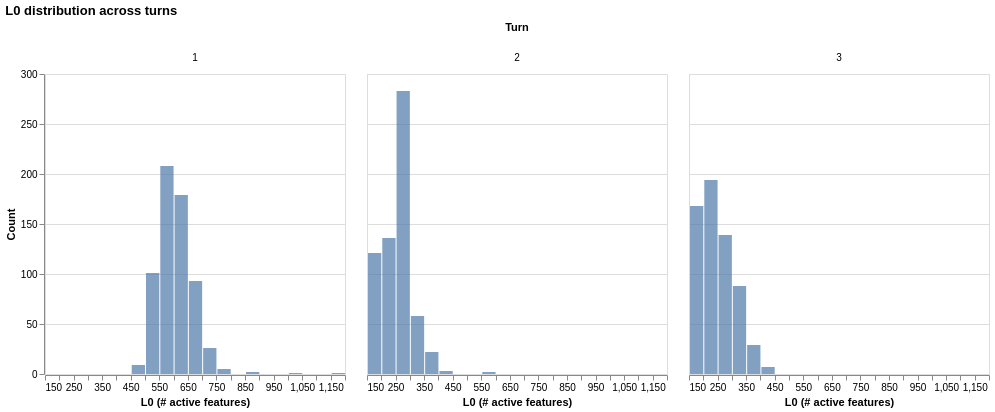

The notebook cell this image was saved under:
### Code cell
plot_l0(instances_stats['pass'])

### Figure 1 — Vega-Lite specification as saved in the notebook (floating-point values rounded to 4 significant figures; data arrays with more than 128 entries replaced by an {"elided": "..."} marker saying what was removed)
{"config": {"view": {"continuousWidth": 300, "continuousHeight": 300}}, "data": {"name": "data-444f1c6f4b5634cb9a65e6cfc2dd78c8"}, "facet": {"column": {"field": "turn", "title": "Turn", "type": "nominal"}}, "spec": {"mark": {"type": "bar", "opacity": 0.7}, "encoding": {"tooltip": [{"aggregate": "count", "title": "Count", "type": "quantitative"}], "x": {"bin": {"maxbins": 40}, "field": "l0", "title": "L0 (# active features)", "type": "quantitative"}, "y": {"aggregate": "count", "title": "Count", "type": "quantitative"}}}, "resolve": {"scale": {"y": "shared"}}, "title": "L0 distribution across turns", "$schema": "https://vega.github.io/schema/vega-lite/v6.1.0.json", "datasets": {"data-444f1c6f4b5634cb9a65e6cfc2dd78c8": {"elided": "1875 records"}}}
